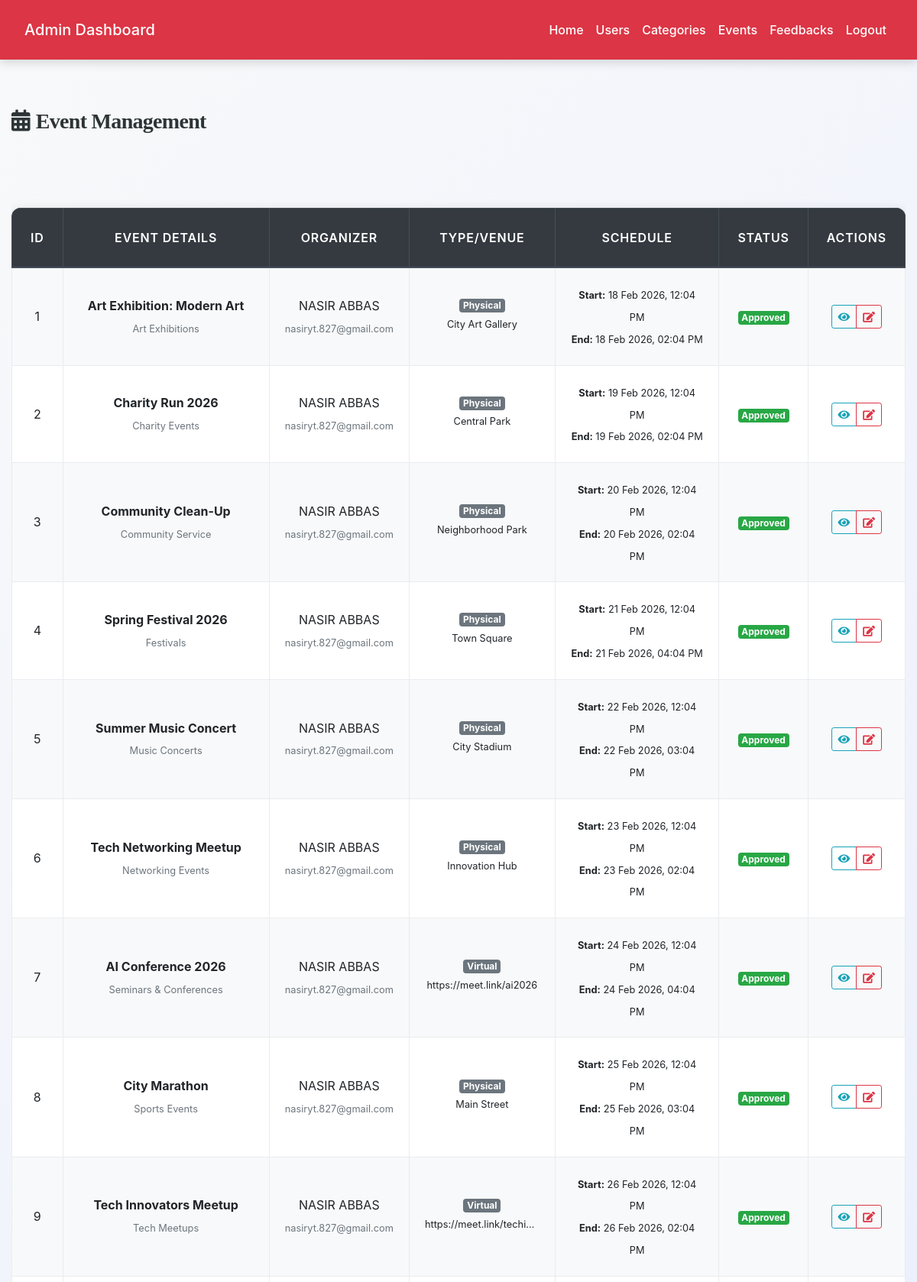
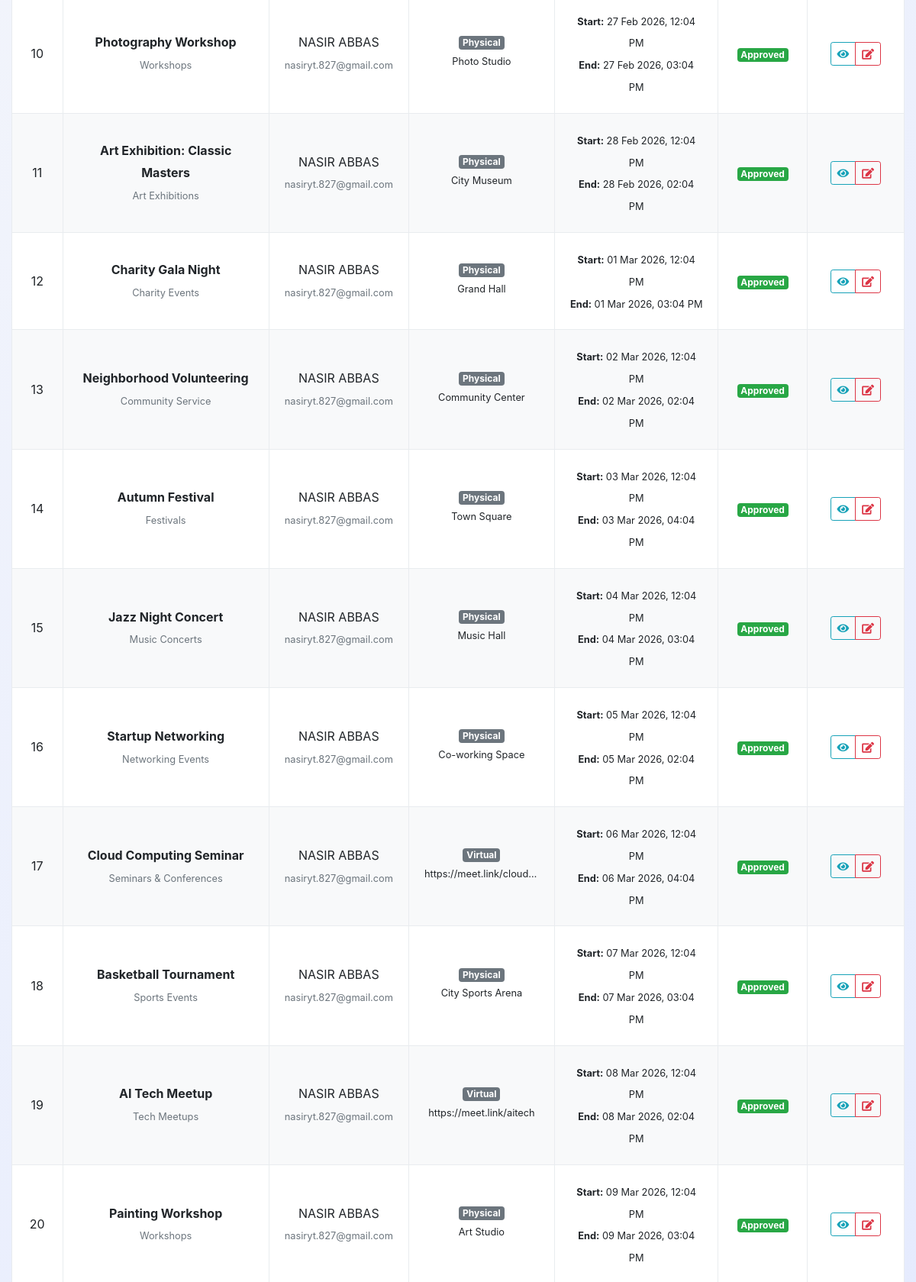
The page /admin/admin_view_events.php (signed in, upper part) on the database its author committed (2 pictures, top to bottom).
### tables this page shows
CREATE TABLE `events` (
  `event_id` int(11) NOT NULL,
  `title` varchar(255) NOT NULL,
  `description` text NOT NULL,
  `organizer_id` int(11) NOT NULL,
  `category_id` int(11) DEFAULT NULL,
  `event_type` enum('physical','virtual') NOT NULL DEFAULT 'physical',
  `venue` varchar(255) DEFAULT NULL,
  `meeting_link` varchar(255) DEFAULT NULL,
  `start_datetime` datetime NOT NULL,
  `end_datetime` datetime NOT NULL,
  `capacity` int(11) DEFAULT 0,
  `registration_deadline` datetime DEFAULT NULL,
  `status` enum('pending','approved','rejected','cancelled','completed') DEFAULT 'pending',
  `banner_image` varchar(255) DEFAULT NULL,
  `created_at` datetime DEFAULT current_timestamp(),
  `updated_at` datetime DEFAULT current_timestamp() ON UPDATE current_timestamp()
);

CREATE TABLE `event_categories` (
  `id` int(11) NOT NULL,
  `name` varchar(100) NOT NULL
);

CREATE TABLE `users` (
  `id` int(11) NOT NULL,
  `role` enum('Student','Faculty','Event Organizer') NOT NULL,
  `department` varchar(100) NOT NULL,
  `first_name` varchar(100) NOT NULL,
  `last_name` varchar(100) NOT NULL,
  `email` varchar(150) NOT NULL,
  `password_hash` varchar(255) NOT NULL,
  `phone` varchar(20) DEFAULT NULL,
  `profile_image` varchar(255) DEFAULT NULL,
  `system_notifications` tinyint(1) DEFAULT 1,
  `status` enum('pending','active','suspended') DEFAULT 'pending',
  `created_at` timestamp NOT NULL DEFAULT current_timestamp(),
  `updated_at` timestamp NOT NULL DEFAULT current_timestamp() ON UPDATE current_timestamp()
);

### admin/admin_view_events.php (the view, shortened to what this page needs)
<?php
include('config.php');
$sql = "SELECT e.*, u.first_name, u.last_name, u.email as organizer_email, c.name AS category_name
        FROM events e
        JOIN users u ON e.organizer_id = u.id
        LEFT JOIN event_categories c ON e.category_id = c.id
        ORDER BY e.created_at DESC";
$result = $conn->query($sql);
?>
<!DOCTYPE html>
<html lang="en">
<head>
    <link rel="stylesheet" href="https://maxcdn.bootstrapcdn.com/bootstrap/4.5.2/css/bootstrap.min.css">
    <link rel="stylesheet" href="https://cdnjs.cloudflare.com/ajax/libs/font-awesome/5.15.4/css/all.min.css">
    <link rel="stylesheet" href="../css/style.css">
</head>
<body class="bg-light">
<?php include('admin_navbar.php'); ?>
<div class="container-fluid mt-4 pb-5">
    <div class="d-flex justify-content-between align-items-center mb-4">
        <h3><i class="fas fa-calendar-alt mr-2"></i>Event Management</h3>
    </div>
            <div class="table-responsive">
                <table class="table table-hover mb-0">
                    <thead class="thead-dark">
                        <tr>
                            <th>ID</th>
                            <th>Event Details</th>
                            <th>Organizer</th>
                            <th>Type/Venue</th>
                            <th>Schedule</th>
                            <th>Status</th>
                            <th>Actions</th>
                        </tr>
                    </thead>
                    <tbody>
                        <?php while ($row = $result->fetch_assoc()): ?>
                        <tr>
                            <td><?= $row['event_id'] ?></td>
                            <td>
                                <strong><?= htmlspecialchars($row['title']) ?></strong><br>
                                <small class="text-muted"><?= htmlspecialchars($row['category_name'] ?? 'Uncategorized') ?></small>
                            </td>
                            <td>
                                <?= htmlspecialchars($row['first_name'] . ' ' . $row['last_name']) ?><br>
                                <small class="text-muted"><?= htmlspecialchars($row['organizer_email']) ?></small>
                            </td>
                            <td>
                                <span class="badge badge-secondary"><?= ucfirst($row['event_type']) ?></span><br>
                                <small class="text-truncate" style="max-width: 150px; display: inline-block;">
                                    <?= $row['event_type'] == 'physical' ? htmlspecialchars($row['venue']) : htmlspecialchars($row['meeting_link']) ?>
                                </small>
                            </td>
                            <td>
                                <small><b>Start:</b> <?= date('d M Y, h:i A', strtotime($row['start_datetime'])) ?></small><br>
                                <small><b>End:</b> <?= date('d M Y, h:i A', strtotime($row['end_datetime'])) ?></small>
                            </td>
                            <td>
                                <span class="badge badge-<?= $row['status'] ?>">
                                    <?= ucfirst($row['status']) ?>
                                </span>
                            </td>
                            <td>
                                <div class="btn-group btn-group-sm">
                                    <button class="btn btn-outline-info" data-toggle="modal" data-target="#viewModal<?= $row['event_id'] ?>" title="View Details">
                                        <i class="fas fa-eye"></i>
                                    </button>
                                    <button class="btn btn-outline-danger" data-toggle="modal" data-target="#statusModal<?= $row['event_id'] ?>" title="Update Status">
                                        <i class="fas fa-edit"></i>
                                    </button>
                                </div>
                            </td>
                        </tr>
                        <?php endwhile; ?>
                    </tbody>
                </table>
            </div>
        </div>
</body>
</html>

### css/style.css (style rules this page uses)
:root { --primary: #007bff; --secondary: #6c757d; --success: #28a745; --info: #17a2b8; --warning: #ffc107; --danger: #dc3545; --light: #f8f9fa; --dark: #2d3436; --accent: #ff6f61; --highlight: #6f42c1; --shadow: rgba(0, 0, 0, 0.15); --transition: all 0.3s ease-in-out; }
body { font-family: 'Inter', 'Segoe UI', Tahoma, Geneva, Verdana, sans-serif; background: linear-gradient(135deg, var(--light) 0%, #e0e7ff 100%); color: var(--dark); line-height: 1.8; margin: 0; padding: 0; min-height: 100vh; font-size: 16px; }
h1, h2, h3, h4 { text-align: center; margin: 2.5rem 0; font-family: 'Georgia', 'Times New Roman', serif; color: var(--dark); font-weight: 700; letter-spacing: -0.025em; }
h3 { font-size: 1.75rem; }
.table { width: 100%; border-collapse: collapse; margin: 2rem 0; font-size: 1rem; background-color: #ffffff; border-radius: 12px; overflow: hidden; box-shadow: 0 4px 16px var(--shadow); transition: var(--transition); }
.table th, .table td { padding: 1.25rem; border: 1px solid #e9ecef; text-align: center; vertical-align: middle; }
.table thead th { background-color: rgb(0, 0, 0); color: white; font-weight: 600; text-transform: uppercase; letter-spacing: 0.05em; padding: 1.5rem; }
.table tbody tr { transition: var(--transition); }
.table tbody tr:nth-child(odd) { background-color: var(--light); }

### admin/admin_view_events.php (style rules this page uses)
.badge-approved { background-color: #28a745; color: #fff; }

### rows shown on the page
events: event_id "1", title "Art Exhibition: Modern Art", category.name "Art Exhibitions", organizer.last_name "NASIR ABBAS", organizer.email "nasiryt.827@gmail.com", event_type "Physical", venue "City Art Gallery", start_datetime "18 Feb 2026, 12:04 PM", end_datetime "18 Feb 2026, 02:04 PM", status "Approved"
events: event_id "2", title "Charity Run 2026", category.name "Charity Events", organizer.last_name "NASIR ABBAS", organizer.email "nasiryt.827@gmail.com", event_type "Physical", venue "Central Park", start_datetime "19 Feb 2026, 12:04 PM", end_datetime "19 Feb 2026, 02:04 PM", status "Approved"
events: event_id "3", title "Community Clean-Up", category.name "Community Service", organizer.last_name "NASIR ABBAS", organizer.email "nasiryt.827@gmail.com", event_type "Physical", venue "Neighborhood Park", start_datetime "20 Feb 2026, 12:04 PM", end_datetime "20 Feb 2026, 02:04 PM", status "Approved"
events: event_id "4", title "Spring Festival 2026", category.name "Festivals", organizer.last_name "NASIR ABBAS", organizer.email "nasiryt.827@gmail.com", event_type "Physical", venue "Town Square", start_datetime "21 Feb 2026, 12:04 PM", end_datetime "21 Feb 2026, 04:04 PM", status "Approved"
events: event_id "5", title "Summer Music Concert", category.name "Music Concerts", organizer.last_name "NASIR ABBAS", organizer.email "nasiryt.827@gmail.com", event_type "Physical", venue "City Stadium", start_datetime "22 Feb 2026, 12:04 PM", end_datetime "22 Feb 2026, 03:04 PM", status "Approved"
events: event_id "6", title "Tech Networking Meetup", category.name "Networking Events", organizer.last_name "NASIR ABBAS", organizer.email "nasiryt.827@gmail.com", event_type "Physical", venue "Innovation Hub", start_datetime "23 Feb 2026, 12:04 PM", end_datetime "23 Feb 2026, 02:04 PM", status "Approved"
events: event_id "7", title "AI Conference 2026", category.name "Seminars & Conferences", organizer.last_name "NASIR ABBAS", organizer.email "nasiryt.827@gmail.com", event_type "Virtual", meeting_link "https://meet.link/ai2026", start_datetime "24 Feb 2026, 12:04 PM", end_datetime "24 Feb 2026, 04:04 PM", status "Approved"
events: event_id "8", title "City Marathon", category.name "Sports Events", organizer.last_name "NASIR ABBAS", organizer.email "nasiryt.827@gmail.com", event_type "Physical", venue "Main Street", start_datetime "25 Feb 2026, 12:04 PM", end_datetime "25 Feb 2026, 03:04 PM", status "Approved"
events: event_id "9", title "Tech Innovators Meetup", category.name "Tech Meetups", organizer.last_name "NASIR ABBAS", organizer.email "nasiryt.827@gmail.com", event_type "Virtual", meeting_link "https://meet.link/techi…", start_datetime "26 Feb 2026, 12:04 PM", end_datetime "26 Feb 2026, 02:04 PM", status "Approved"
events: event_id "10", title "Photography Workshop", category.name "Workshops", organizer.last_name "NASIR ABBAS", organizer.email "nasiryt.827@gmail.com", event_type "Physical", venue "Photo Studio", start_datetime "27 Feb 2026, 12:04 PM", end_datetime "27 Feb 2026, 03:04 PM", status "Approved"
events: event_id "11", title "Art Exhibition: Classic Masters", category.name "Art Exhibitions", organizer.last_name "NASIR ABBAS", organizer.email "nasiryt.827@gmail.com", event_type "Physical", venue "City Museum", start_datetime "28 Feb 2026, 12:04 PM", end_datetime "28 Feb 2026, 02:04 PM", status "Approved"
events: event_id "12", title "Charity Gala Night", category.name "Charity Events", organizer.last_name "NASIR ABBAS", organizer.email "nasiryt.827@gmail.com", event_type "Physical", venue "Grand Hall", start_datetime "01 Mar 2026, 12:04 PM", end_datetime "01 Mar 2026, 03:04 PM", status "Approved"
events: event_id "13", title "Neighborhood Volunteering", category.name "Community Service", organizer.last_name "NASIR ABBAS", organizer.email "nasiryt.827@gmail.com", event_type "Physical", venue "Community Center", start_datetime "02 Mar 2026, 12:04 PM", end_datetime "02 Mar 2026, 02:04 PM", status "Approved"
events: event_id "14", title "Autumn Festival", category.name "Festivals", organizer.last_name "NASIR ABBAS", organizer.email "nasiryt.827@gmail.com", event_type "Physical", venue "Town Square", start_datetime "03 Mar 2026, 12:04 PM", end_datetime "03 Mar 2026, 04:04 PM", status "Approved"
events: event_id "15", title "Jazz Night Concert", category.name "Music Concerts", organizer.last_name "NASIR ABBAS", organizer.email "nasiryt.827@gmail.com", event_type "Physical", venue "Music Hall", start_datetime "04 Mar 2026, 12:04 PM", end_datetime "04 Mar 2026, 03:04 PM", status "Approved"
events: event_id "16", title "Startup Networking", category.name "Networking Events", organizer.last_name "NASIR ABBAS", organizer.email "nasiryt.827@gmail.com", event_type "Physical", venue "Co-working Space", start_datetime "05 Mar 2026, 12:04 PM", end_datetime "05 Mar 2026, 02:04 PM", status "Approved"
events: event_id "17", title "Cloud Computing Seminar", category.name "Seminars & Conferences", organizer.last_name "NASIR ABBAS", organizer.email "nasiryt.827@gmail.com", event_type "Virtual", meeting_link "https://meet.link/cloud…", start_datetime "06 Mar 2026, 12:04 PM", end_datetime "06 Mar 2026, 04:04 PM", status "Approved"
events: event_id "18", title "Basketball Tournament", category.name "Sports Events", organizer.last_name "NASIR ABBAS", organizer.email "nasiryt.827@gmail.com", event_type "Physical", venue "City Sports Arena", start_datetime "07 Mar 2026, 12:04 PM", end_datetime "07 Mar 2026, 03:04 PM", status "Approved"
events: event_id "19", title "AI Tech Meetup", category.name "Tech Meetups", organizer.last_name "NASIR ABBAS", organizer.email "nasiryt.827@gmail.com", event_type "Virtual", meeting_link "https://meet.link/aitech", start_datetime "08 Mar 2026, 12:04 PM", end_datetime "08 Mar 2026, 02:04 PM", status "Approved"
events: event_id "20", title "Painting Workshop", category.name "Workshops", organizer.last_name "NASIR ABBAS", organizer.email "nasiryt.827@gmail.com", event_type "Physical", venue "Art Studio", start_datetime "09 Mar 2026, 12:04 PM", end_datetime "09 Mar 2026, 03:04 PM", status "Approved"
